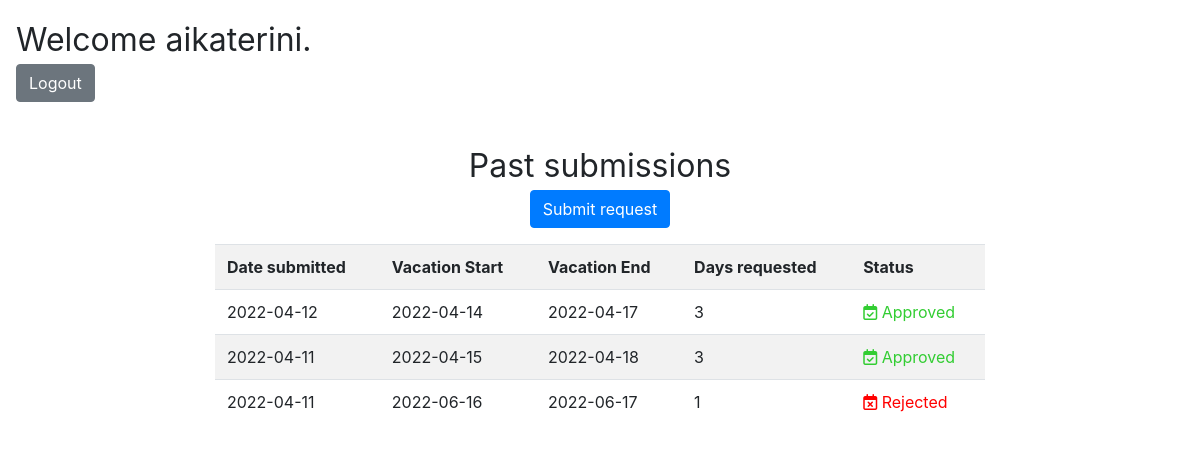
Screenshot of /employees/dashboard.php (signed in) with the database file from the repository.
### tables this page shows
CREATE TABLE `submissions` (
  `id` int(11) NOT NULL,
  `date_submitted` date NOT NULL DEFAULT current_timestamp(),
  `vacstart` date NOT NULL,
  `vacend` date NOT NULL,
  `totaldays` int(11) NOT NULL,
  `statusid` int(11) NOT NULL,
  `employeeid` int(11) NOT NULL,
  `reason` varchar(550) DEFAULT NULL,
  `submitkey` varchar(50) NOT NULL
);

CREATE TABLE `stsubmission` (
  `id` int(11) NOT NULL,
  `status` varchar(20) NOT NULL
);

### employees/dashboard.php (the view, shortened to what this page needs)
<?php
include ('../includes/dbconn.php');
?>
<html>
<head>
    <link rel="stylesheet" href="../css/dashboard.css">
    <link rel="stylesheet" href="https://cdn.jsdelivr.net/npm/bootstrap@4.6.1/dist/css/bootstrap.min.css">
</head>
<body>
<?php
if(isset($_SESSION["empname"])) {
?>
    <p class="userinfo"> Welcome <?php echo $_SESSION["empname"]; ?>.<br>
        <a class="btn btn-secondary" href="logout.php" tite="Logout">Logout </a></p><br>
    <?php
    $sql = "SELECT submissions.*,stsubmission.status FROM employees, submissions, stsubmission WHERE stsubmission.id=submissions.statusid and employees.id = submissions.employeeid and employeeid = '" . $_SESSION['empid'] . "' ORDER BY submissions.date_submitted DESC";
    $result = $conn->query($sql);
    echo "<p class='tabletitle'>Past submissions<br><a class='btn btn-primary' style='text-decoration: none;color: white;' href='submit.php' tite='Submit request'>Submit request</a></p>";
    if ($result->num_rows > 0) {
        echo "<div class='container col-md-8'><table class='table table-striped table-hover'><tr><th>Date submitted</th><th>Vacation Start</th><th>Vacation End</th><th>Days requested</th><th>Status</th></tr>";
        while($row = $result->fetch_assoc()) {
            if($row["statusid"] == 2){
                $icon="<i class='far fa-calendar-check' style='color: limegreen'></i>";
                $color="limegreen";
            }elseif ($row["statusid"] == 3){
                $icon="<i class='far fa-calendar-times' style='color: red'></i>";
                $color="red";
            }else{
                $icon="<i class='fas fa-spinner fa-pulse'></i>";
                $color="black";
            }
            echo "<tr><td>".$row["date_submitted"]."</td><td>".$row["vacstart"]."</td><td>".$row["vacend"]."</td><td>".$row["totaldays"]."</td><td style='color: ".$color.";'>". $icon."  ".$row["status"]."</td></tr>";
        }
        echo "</table></div></div>";
        }
     else {
         echo "<p style='text-align: center'>no past submissions found</p>";
    }
    ?>
<?php
}else echo "<h1 style='text-align: center'>Please login first</h1><br><p id='loginpage'><button type='button' class='btn btn-primary'><a href='../index.php' style='text-decoration: none;color: white;'>Login Page </a></button></p>";
?>
</body>
</html>

### css/dashboard.css (style rules this page uses)
.userinfo { margin: 1rem; font-size: xx-large; }
.tabletitle { text-align: center; font-size: xx-large; }

### rows the page displays
submissions: date_submitted "2022-04-12", vacstart "2022-04-14", vacend "2022-04-17", totaldays "3", statusid.status "Approved"
submissions: date_submitted "2022-04-11", vacstart "2022-04-15", vacend "2022-04-18", totaldays "3", statusid.status "Approved"
submissions: date_submitted "2022-04-11", vacstart "2022-06-16", vacend "2022-06-17", totaldays "1", statusid.status "Rejected"

### other values shown
$_SESSION["empname"] "aikaterini"
